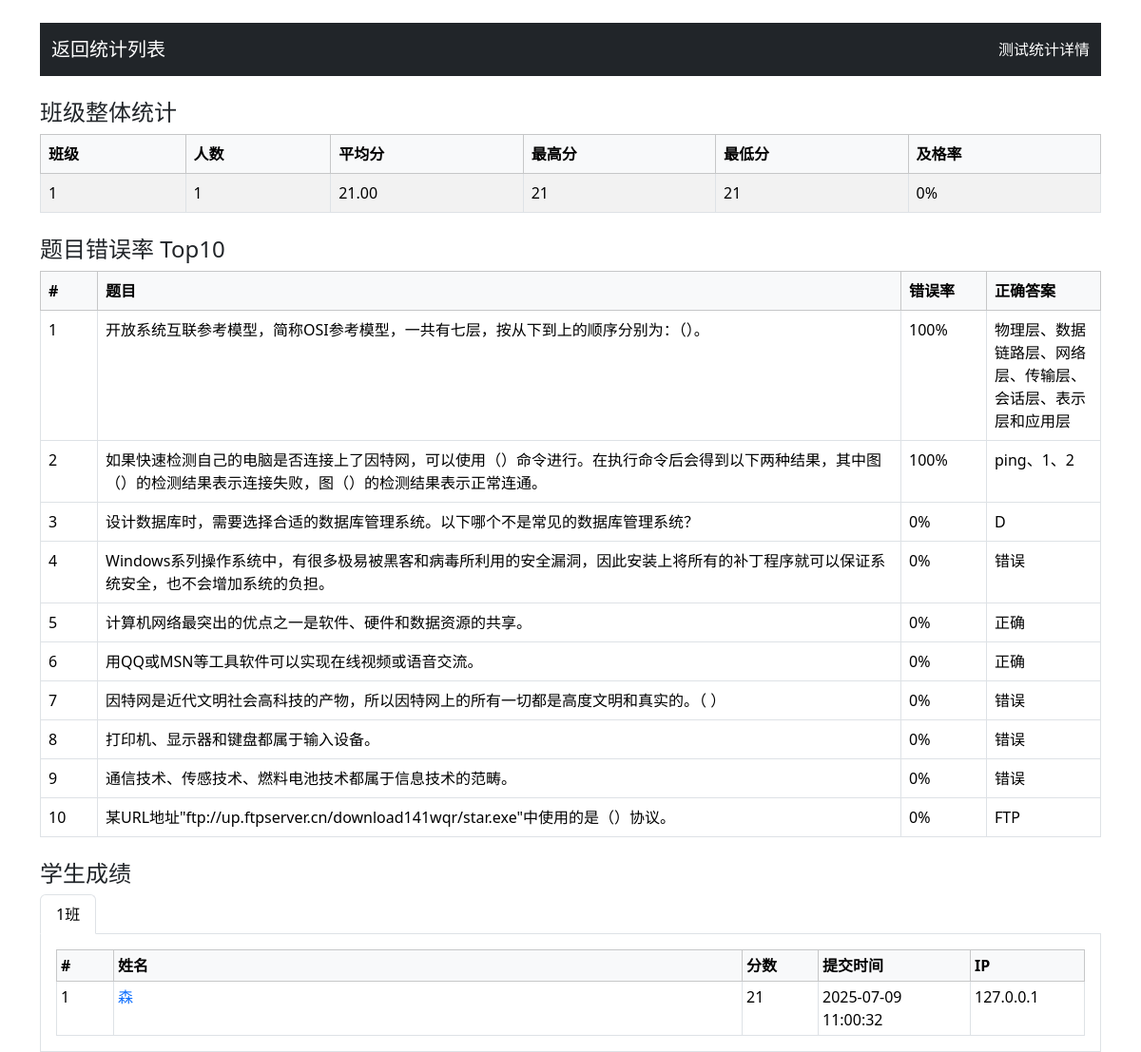
/test_statistics/9 (signed in), run on an earlier commit of the app's database.
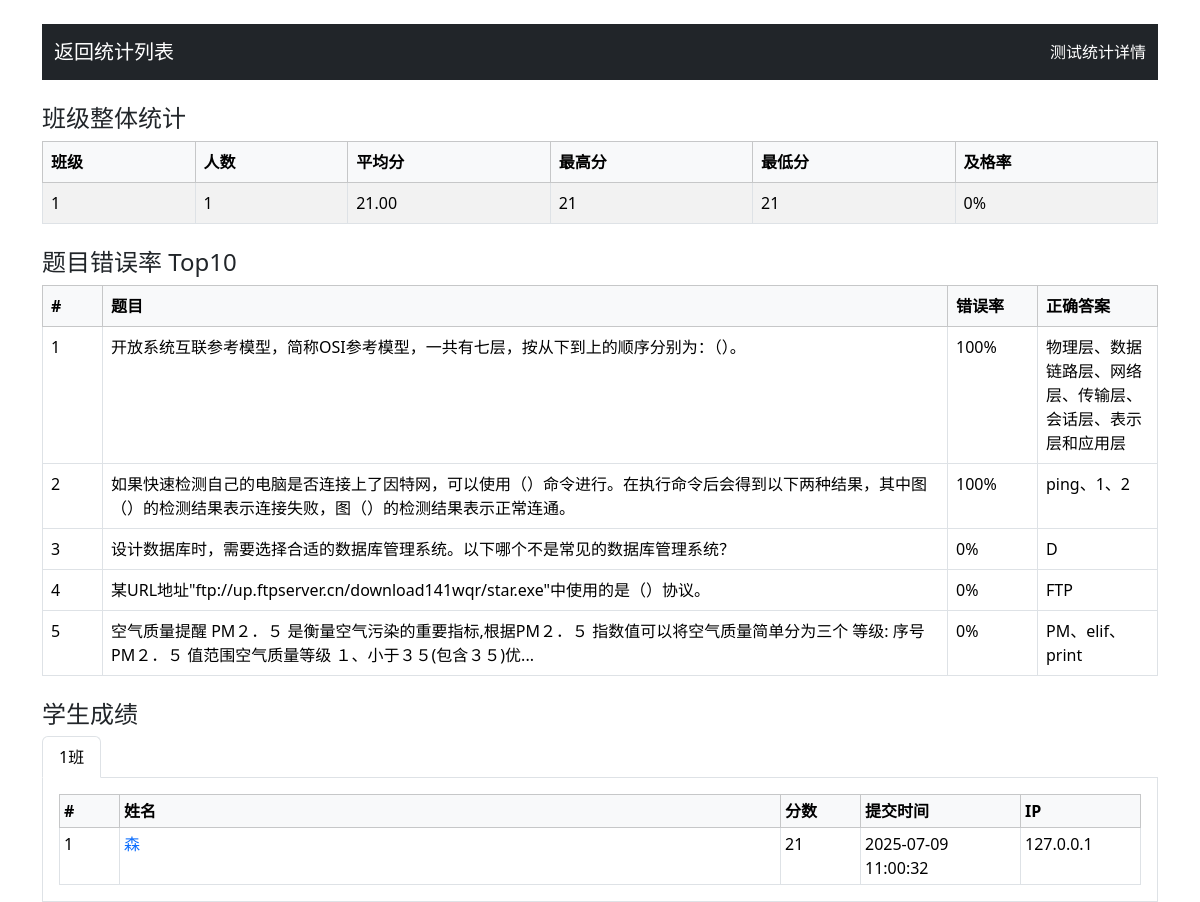
And on a later commit of the database.
### app.py (models this page shows)
class TestResult(db.Model):
    id = db.Column(db.Integer, primary_key=True)
    student_id = db.Column(db.Integer, db.ForeignKey('user.id'))
    student_name = db.Column(db.String(100), nullable=False)
    class_number = db.Column(db.String(50), nullable=False)
    test_id = db.Column(db.Integer, db.ForeignKey('test.id'), nullable=False)
    score = db.Column(db.Integer, nullable=False)
    created_at = db.Column(db.DateTime, default=datetime.utcnow)
    answers = db.Column(db.Text)
    ip_address = db.Column(db.String(15), nullable=True) # Added ip_address column
    test = db.relationship('Test', backref=db.backref('results', lazy=True))

class Question(db.Model):
    id = db.Column(db.Integer, primary_key=True)
    question_type = db.Column(db.String(20), nullable=False)
    content = db.Column(db.Text, nullable=False)
    image_path = db.Column(db.String(200))  # 题目配图
    option_a = db.Column(db.String(200))
    option_b = db.Column(db.String(200))
    option_c = db.Column(db.String(200))
    option_d = db.Column(db.String(200))
    option_e = db.Column(db.String(200))
    correct_answer = db.Column(db.String(200), nullable=False)
    score = db.Column(db.Integer, nullable=False)
    explanation = db.Column(db.Text)
    created_at = db.Column(db.DateTime, default=datetime.utcnow)
    bank_id = db.Column(db.Integer, db.ForeignKey('question_bank.id'), nullable=False)

### app.py (the view)
@app.route('/test_statistics/<int:test_id>')
def get_test_statistics(test_id):
    if 'role' not in session or session['role'] != 'teacher':
        return redirect(url_for('teacher_login'))
    results = TestResult.query.filter_by(test_id=test_id).order_by(TestResult.class_number, TestResult.student_name, TestResult.created_at).all()
    class_stats = {}
    class_students = {}
    for result in results:
        if result.class_number not in class_stats:
            class_stats[result.class_number] = {
                'student_count': 0,
                'total_score': 0,
                'scores': [],
                'pass_count': 0
            }
        stats = class_stats[result.class_number]
        stats['student_count'] += 1
        stats['total_score'] += result.score
        stats['scores'].append(result.score)
        if result.score >= 60:
            stats['pass_count'] += 1
        if result.class_number not in class_students:
            class_students[result.class_number] = []
        class_students[result.class_number].append({
            'name': result.student_name,
            'score': result.score,
            'submit_time': to_bj(result.created_at).strftime('%Y-%m-%d %H:%M:%S'),
            'ip': result.ip_address,
            'result_id': result.id
        })
    statistics = []
    for class_number, stats in class_stats.items():
        if stats['student_count'] > 0:
            statistics.append({
                'class_number': class_number,
                'student_count': stats['student_count'],
                'average_score': stats['total_score'] / stats['student_count'],
                'max_score': max(stats['scores']),
                'min_score': min(stats['scores']),
                'pass_rate': stats['pass_count'] / stats['student_count']
            })
    statistics.sort(key=lambda x: x['class_number'])
    class_students = dict(sorted(class_students.items(), key=lambda x: x[0]))
    question_stats = defaultdict(lambda: {'total': 0, 'wrong': 0, 'content': '', 'question_type': '', 'correct_answer': ''})
    for result in results:
        answers = json.loads(result.answers)
        for qid_str, stu_ans in answers.items():
            qid = int(qid_str)
            question = Question.query.get(qid)
            if not question:
                continue
            question_stats[qid]['total'] += 1
            question_stats[qid]['content'] = question.content
            question_stats[qid]['question_type'] = question.question_type
            question_stats[qid]['correct_answer'] = question.correct_answer
            is_wrong = False
            if question.question_type == 'single_choice':
                is_wrong = stu_ans != question.correct_answer
            elif question.question_type == 'multiple_choice':
                def normalize(ans):
                    return ''.join(sorted([c for c in ans.replace(',', '').replace(' ', '').upper() if c in 'ABCDE']))
                is_wrong = normalize(stu_ans) != normalize(question.correct_answer)
            elif question.question_type == 'true_false':
                is_wrong = stu_ans != question.correct_answer
            elif question.question_type == 'fill_blank':
                def norm_fill(s):
                    parts = [p.strip().lower() for p in s.replace('、', ',').split(',') if p.strip()]
                    return ','.join(parts)
                is_wrong = norm_fill(stu_ans) != norm_fill(question.correct_answer)
            if is_wrong:
                question_stats[qid]['wrong'] += 1
    error_questions = []
    for qid, stat in question_stats.items():
        if stat['total'] > 0:
            error_rate = stat['wrong'] / stat['total']
            question = Question.query.get(qid) # 重新获取question对象以访问选项
            if question:
                q_data = {
                    'id': qid,
                    'content': stat['content'],
                    'question_type': stat['question_type'],
                    'correct_answer': stat['correct_answer'],
                    'error_rate': error_rate,
                    'wrong_count': stat['wrong'],
                    'total_count': stat['total']
                }
                if question.question_type in ['single_choice', 'multiple_choice']:
                    q_data['option_a'] = question.option_a
                    q_data['option_b'] = question.option_b
                    q_data['option_c'] = question.option_c
                    q_data['option_d'] = question.option_d
                    if question.question_type == 'multiple_choice':
                        q_data['option_e'] = question.option_e
                error_questions.append(q_data)
    error_questions.sort(key=lambda x: x['error_rate'], reverse=True)
    top_error_questions = error_questions[:10]
    return render_template('test_statistics_detail.html', statistics=statistics, class_students=class_students, top_error_questions=top_error_questions)

### app.py (called while the page is built)
def to_bj(dt: datetime):
    return (dt + BJ_OFFSET) if dt else dt

### templates/test_statistics_detail.html (shortened to what this page needs)
<!DOCTYPE html>
<html lang="zh">
<head>
    <link href="{{ url_for('static', filename='bootstrap/css/bootstrap.min.css') }}" rel="stylesheet">
</head>
<body class="container mt-4">
    <nav class="navbar navbar-dark bg-dark mb-4">
        <div class="container-fluid">
            <a href="{{ url_for('test_statistics') }}" class="navbar-brand"> 返回统计列表</a>
            <span class="navbar-text text-white">测试统计详情</span>
        </div>
    </nav>
    <h4>班级整体统计</h4>
    {% if statistics %}
    <table class="table table-striped table-bordered">
        <thead class="table-light">
            <tr>
                <th>班级</th>
                <th>人数</th>
                <th>平均分</th>
                <th>最高分</th>
                <th>最低分</th>
                <th>及格率</th>
            </tr>
        </thead>
        <tbody>
            {% for stat in statistics %}
            <tr>
                <td>{{ stat.class_number }}</td>
                <td>{{ stat.student_count }}</td>
                <td>{{ '%.2f' % stat.average_score }}</td>
                <td>{{ stat.max_score }}</td>
                <td>{{ stat.min_score }}</td>
                <td>{{ '%.0f%%' % (stat.pass_rate*100) }}</td>
            </tr>
            {% endfor %}
        </tbody>
    </table>
    {% else %}
    <div class="alert alert-info">暂无数据</div>
    {% endif %}
    <h4 class="mt-4">题目错误率 Top10</h4>
    {% if top_error_questions %}
    <table class="table table-bordered">
        <thead class="table-light">
            <tr>
                <th style="width:60px">#</th>
                <th>题目</th>
                <th style="width:90px">错误率</th>
                <th style="width:120px">正确答案</th>
            </tr>
        </thead>
        <tbody>
            {% for q in top_error_questions %}
            <tr>
                <td>{{ loop.index }}</td>
                <td>{{ q.content|truncate(100) }}</td>
                <td>{{ '%.0f%%' % (q.error_rate*100) }}</td>
                <td>{{ q.correct_answer }}</td>
            </tr>
            {% endfor %}
        </tbody>
    </table>
    {% else %}
    <div class="alert alert-info">暂无错误题目统计</div>
    {% endif %}
    <h4 class="mt-4">学生成绩</h4>
    <ul class="nav nav-tabs" id="classTab" role="tablist">
        {% for class_number in class_students.keys() %}
        <li class="nav-item" role="presentation">
            <button class="nav-link {% if loop.first %}active{% endif %}" id="tab-{{ class_number }}" data-bs-toggle="tab" data-bs-target="#pane-{{ class_number }}" type="button" role="tab">{{ class_number }}班</button>
        </li>
        {% endfor %}
    </ul>
    <div class="tab-content border border-top-0 p-3" id="classTabContent">
        {% for class_number, students in class_students.items() %}
        <div class="tab-pane fade {% if loop.first %}show active{% endif %}" id="pane-{{ class_number }}" role="tabpanel">
            <table class="table table-sm table-bordered mb-0">
                <thead class="table-light">
                    <tr>
                        <th style="width:60px">#</th>
                        <th>姓名</th>
                        <th style="width:80px">分数</th>
                        <th style="width:160px">提交时间</th>
                        <th style="width:120px">IP</th>
                    </tr>
                </thead>
                <tbody>
                    {% for stu in students %}
                    <tr>
                        <td>{{ loop.index }}</td>
                        <td><a href="{{ url_for('test_result', result_id=stu.result_id) }}" target="_blank" class="text-primary text-decoration-none">{{ stu.name }}</a></td>
                        <td>{{ stu.score }}</td>
                        <td>{{ stu.submit_time }}</td>
                        <td>{{ stu.ip }}</td>
                    </tr>
                    {% endfor %}
                </tbody>
            </table>
        </div>
        {% endfor %}
    </div>
</body>
</html>

What changed in the data, as far as the page shows it:
removed Question: content "Windows系列操作系统中，有很多极易被黑客和病毒所利用的安全漏洞，因此安装上将所有的补丁程序就可以保证系统安全，也不会增加系统的负担。", error_rate "0%", correct_answer "错误"
removed Question: content "计算机网络最突出的优点之一是软件、硬件和数据资源的共享。", error_rate "0%", correct_answer "正确"
removed Question: content "用QQ或MSN等工具软件可以实现在线视频或语音交流。", error_rate "0%", correct_answer "正确"
removed Question: content "因特网是近代文明社会高科技的产物，所以因特网上的所有一切都是高度文明和真实的。（ ）", error_rate "0%", correct_answer "错误"
removed Question: content "打印机、显示器和键盘都属于输入设备。", error_rate "0%", correct_answer "错误"
removed Question: content "通信技术、传感技术、燃料电池技术都属于信息技术的范畴。", error_rate "0%", correct_answer "错误"
now on this page (row unchanged): Question: content "空气质量提醒 PM２．５ 是衡量空气污染的重要指标,根据PM２．５ 指数值可以将空气质量简单分为三个 等级: 序号PM２．５ 值范围空气质量等级 １、小于３５(包含３５)优...", error_rate "0%", correct_answer "PM、elif、print"
